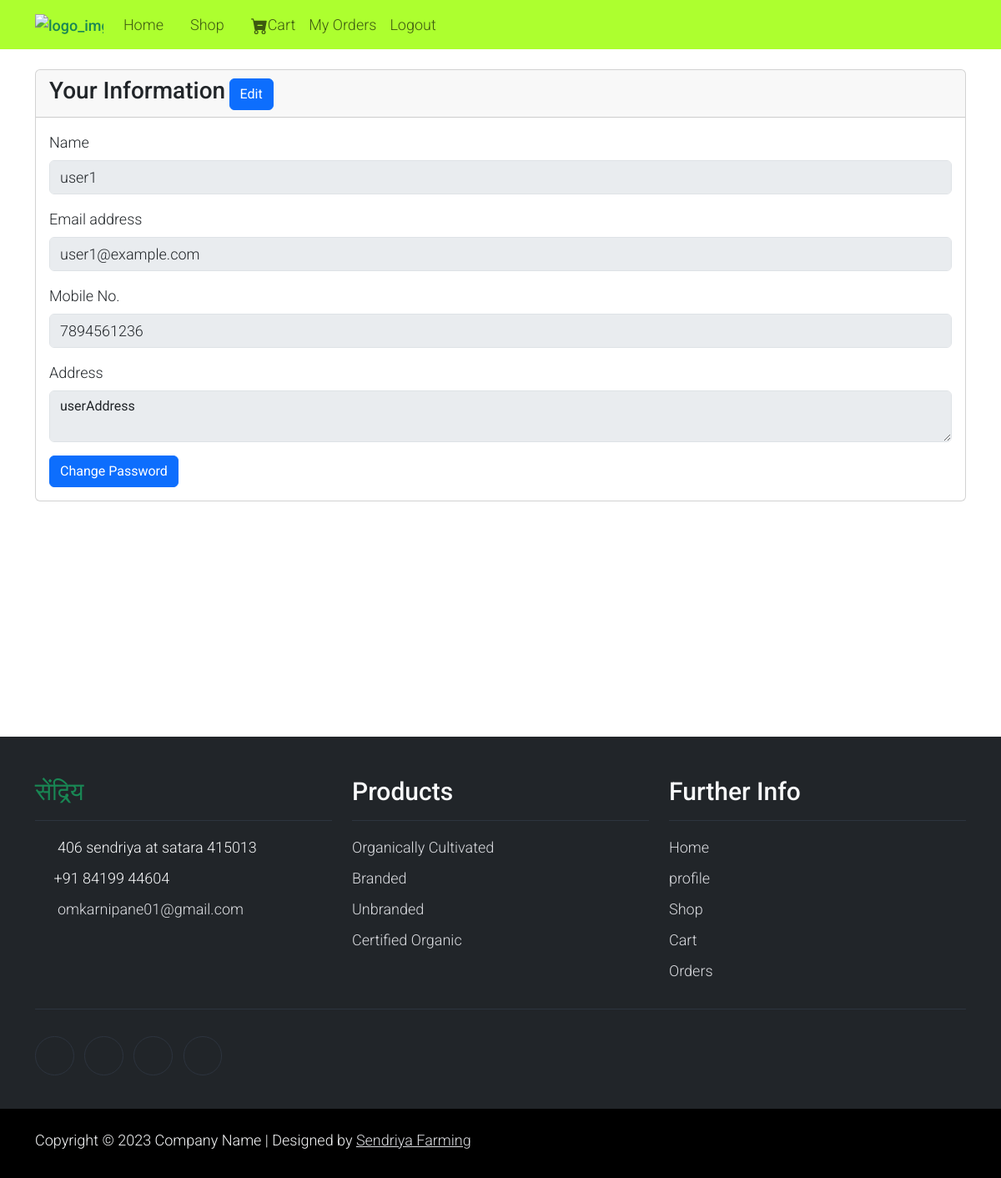
Screenshot of /Main-WebsiteCode/profile3.php (signed in) with the database file from the repository.
### tables this page shows
CREATE TABLE `users` (
  `id` int(11) NOT NULL,
  `name` varchar(100) NOT NULL,
  `phone` varchar(20) NOT NULL,
  `email` varchar(100) NOT NULL,
  `password` varchar(255) NOT NULL,
  `address` text NOT NULL,
  `cart` varchar(255) NOT NULL,
  `time` datetime NOT NULL DEFAULT current_timestamp()
);

### Main-WebsiteCode/profile3.php (the view, shortened to what this page needs)
<?php include('./includes/config.php') ?>
<?php include 'header.php' ?>
<?php
$email = $_SESSION['useremail'];
$user_query = mysqli_query($db_conn, "SELECT name, email, phone, address  FROM users WHERE email = '$email'") or die(mysqli_error($db_conn));
$user = mysqli_fetch_object($user_query);
?>
<div class="container-md min-vh-100 mt-4">
    <div class="card">
        <div class="card-header py-2">
            <h3 class="d-inline card-title">Your Information</h3>
            <button type="button" onclick="enableDisable()" class="d-inline btn btn-primary">Edit</button>
        </div>
        <div class="card-body">
            <form action="" method="POST">
                <div class="mb-3">
                    <label for="exampleInputEmail1" class="form-label">Name</label>
                    <input type="text" id="name" name="name" value="<?= $user->name ?>" class="form-control" disabled>
                </div>
                <div class="mb-3">
                    <label for="exampleInputEmail1" class="form-label">Email address</label>
                    <input type="email" id="phone" name="phone" value="<?= $user->email ?>" class="form-control" disabled>
                </div>
                <div class="mb-3">
                    <label for="exampleInputEmail1" class="form-label">Mobile No.</label>
                    <input type="text" id="email" name="email" value="<?= $user->phone ?>" class="form-control" disabled>
                </div>
                <div class="mb-3">
                    <label for="exampleInputEmail1" class="form-label">Address</label>
                    <textarea type="text" class="form-control" id="address" name="address" disabled><?= $user->address ?></textarea>
                </div>
                <button type="button" class="btn btn-primary" data-bs-toggle="modal" data-bs-target="#exampleModal">Change Password</button>
            </form>
        </div>
    </div>
</div>
<?php include 'footer.php' ?>

### CSS/templatemo.css (style rules this page uses)
body, ul, li, p, a, label, input, div { font-family: 'Roboto', sans-serif; font-size: 18px !important; font-weight: 300 !important; }
.form-control { border: 1px solid #e8e8e8; }

### rows the page displays
users: name "user1", phone "user1@example.com", email "7894561236", address "userAddress"
